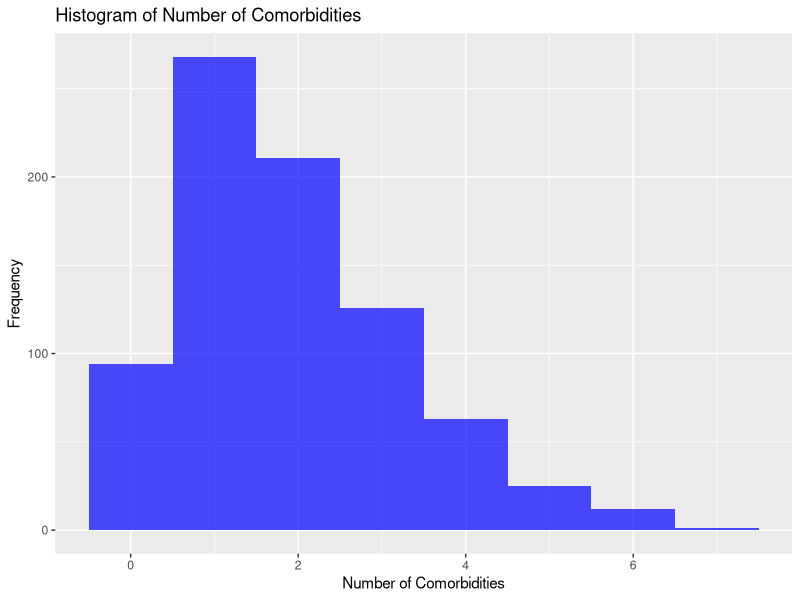
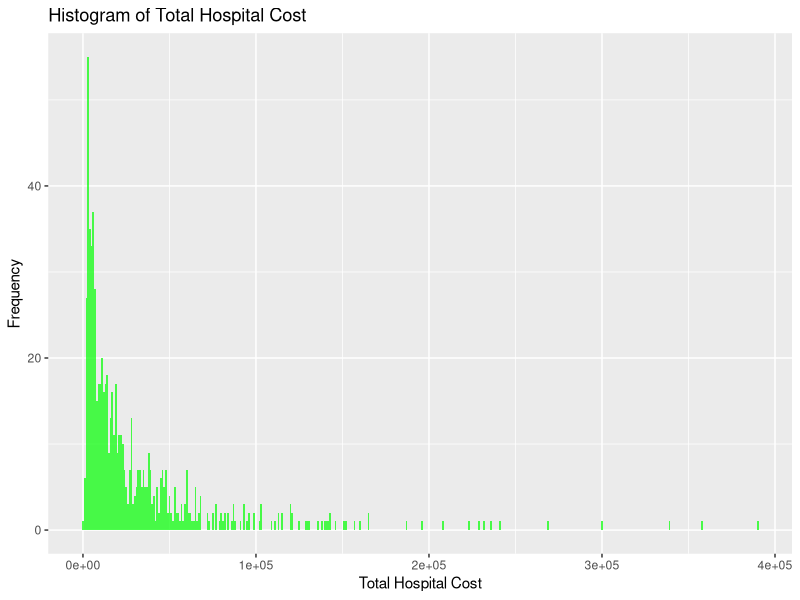
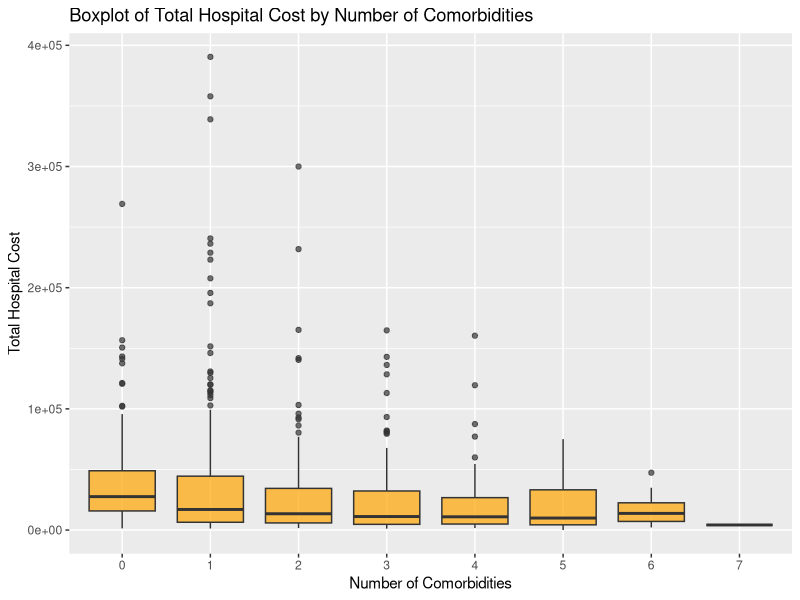
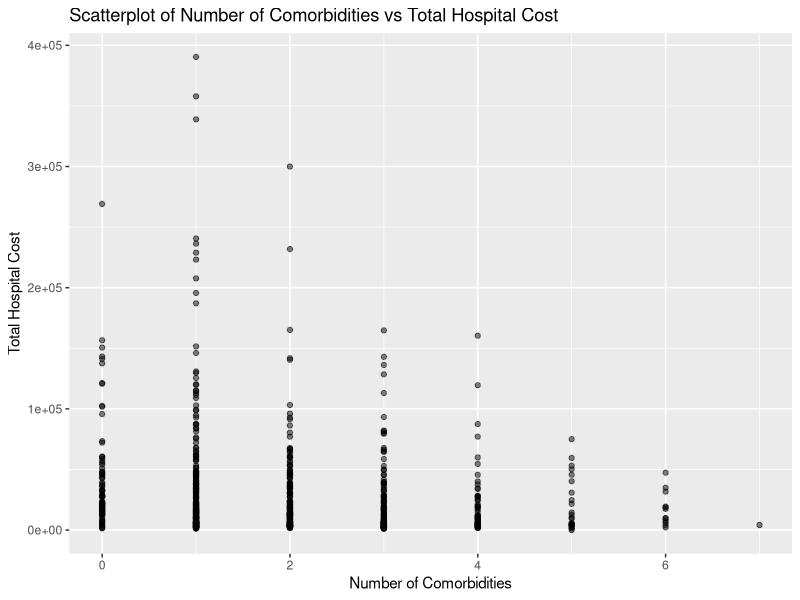

The R script that drew these images, in order:
# Load necessary library
library(haven)

# Load the dataset
support <- read_dta("support.dta")

# View the first few rows and Summary statistics
head(support)  # Shows the first few rows
summary(support)  # Summary statistics for each variable

# Check variable names
names(support)

# Load caTools library for data splitting
library(caTools)

# Set seed for reproducibility
set.seed(42)

# Split the data: 80% training, 20% testing
split <- sample.split(support$totcst, SplitRatio = 0.8)
train_data <- subset(support, split == TRUE)
test_data <- subset(support, split == FALSE)

# Check Class Balance
summary(train_data$totcst)
summary(test_data$totcst)

# Data Splitting Validation
nrow(train_data)  # Number of rows in training data
nrow(test_data)   # Number of rows in test data

# Inspect Random Split Result
mean(train_data$num_co)
mean(test_data$num_co)


# Load necessary library for data manipulation
library(dplyr)

# Function to summarize each variable based on its type
summarize_variable <- function(data, name) {
  # Check if the variable is numeric
  if (is.numeric(data[[name]])) {
    var_summary <- summary(data[[name]])
    var_mean <- mean(data[[name]], na.rm = TRUE)
    var_na <- sum(is.na(data[[name]]))
    
    # Create a data frame with consistent structure for numeric variables
    data.frame(
      Variable = name,
      Min = ifelse("Min." %in% names(var_summary), var_summary["Min."], NA),
      Q1 = ifelse("1st Qu." %in% names(var_summary), var_summary["1st Qu."], NA),
      Median = ifelse("Median" %in% names(var_summary), var_summary["Median"], NA),
      Mean = var_mean,
      Q3 = ifelse("3rd Qu." %in% names(var_summary), var_summary["3rd Qu."], NA),
      Max = ifelse("Max." %in% names(var_summary), var_summary["Max."], NA),
      NA_Count = var_na,
      stringsAsFactors = FALSE
    )
  } else {
    # For non-numeric variables, provide the most frequent value and NA count
    var_na <- sum(is.na(data[[name]]))
    mode_summary <- summary(data[[name]])
    
    # Create a data frame with consistent structure for non-numeric variables
    data.frame(
      Variable = name,
      Min = NA,
      Q1 = NA,
      Median = NA,
      Mean = NA,
      Q3 = NA,
      Max = NA,
      Most_Frequent = ifelse(length(mode_summary) > 0, names(sort(-table(data[[name]])))[1], NA),
      Frequency = ifelse(length(mode_summary) > 0, sort(-table(data[[name]]))[1], NA),
      NA_Count = var_na,
      stringsAsFactors = FALSE
    )
  }
}

# Summarize each variable in entire data
summary <- do.call(rbind, lapply(names(support), function(var) summarize_variable(support, var)))

# Summarize each variable in training data
train_summary <- do.call(rbind, lapply(names(train_data), function(var) summarize_variable(train_data, var)))

# Summarize each variable in test data
test_summary <- do.call(rbind, lapply(names(test_data), function(var) summarize_variable(test_data, var)))

# View the summary tables
print(summary)
print(train_summary)
print(test_summary)

# Load ggplot2 for visual exploration
library(ggplot2)

# Visual Exploration

# Histogram for num_co in training data
ggplot(train_data, aes(x = num_co)) + 
  geom_histogram(binwidth = 1, fill = "blue", alpha = 0.7) +
  labs(title = "Histogram of Number of Comorbidities", x = "Number of Comorbidities", y = "Frequency")

# Histogram for totcst in training data
ggplot(train_data, aes(x = totcst)) + 
  geom_histogram(binwidth = 1000, fill = "green", alpha = 0.7) +
  labs(title = "Histogram of Total Hospital Cost", x = "Total Hospital Cost", y = "Frequency")

# Boxplot for totcst by num_co in training data
ggplot(train_data, aes(x = as.factor(num_co), y = totcst)) +
  geom_boxplot(fill = "orange", alpha = 0.7) +
  labs(title = "Boxplot of Total Hospital Cost by Number of Comorbidities", x = "Number of Comorbidities", y = "Total Hospital Cost")

# Scatterplot of num_co vs totcst in training data
ggplot(train_data, aes(x = num_co, y = totcst)) +
  geom_point(alpha = 0.5) +
  labs(title = "Scatterplot of Number of Comorbidities vs Total Hospital Cost", x = "Number of Comorbidities", y = "Total Hospital Cost")
